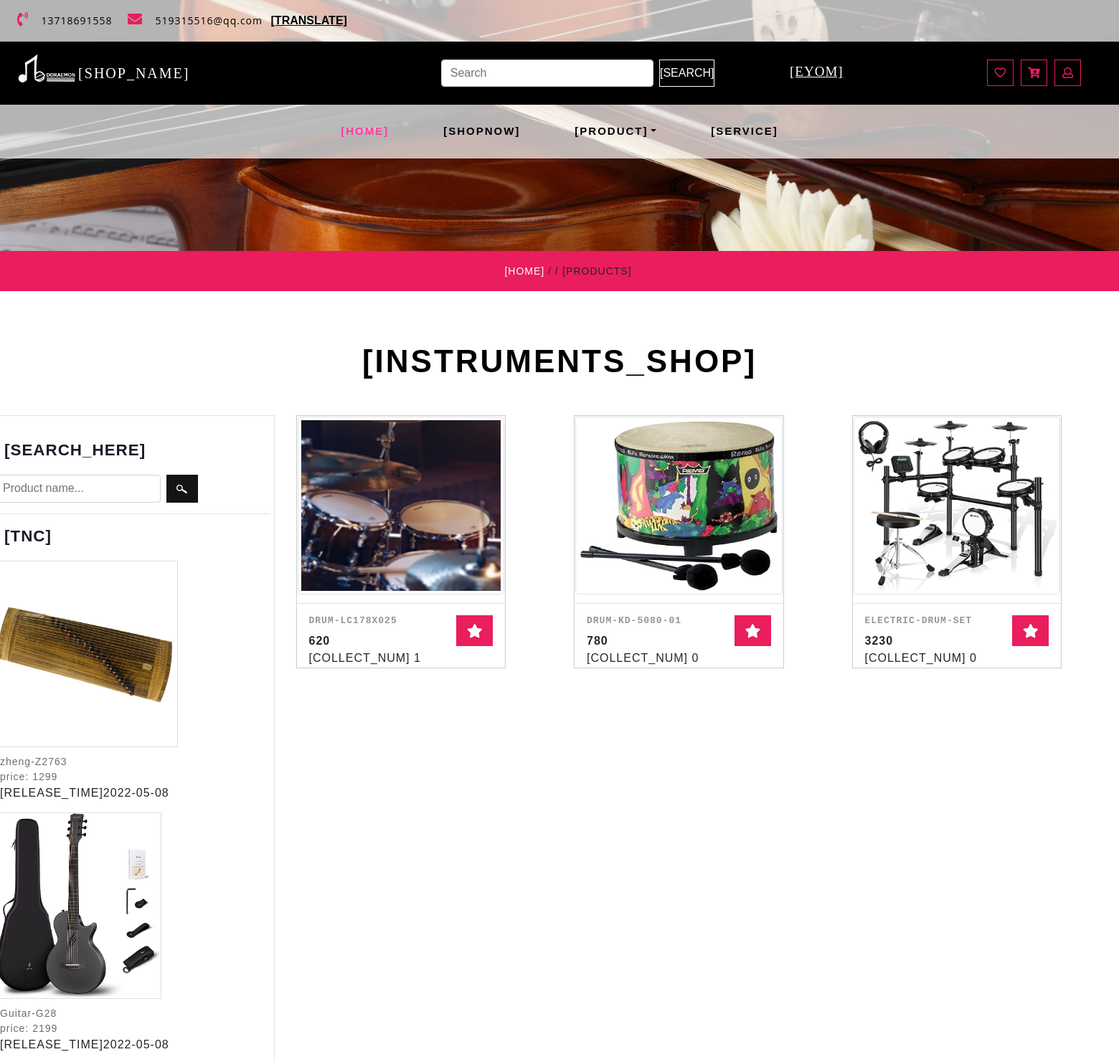
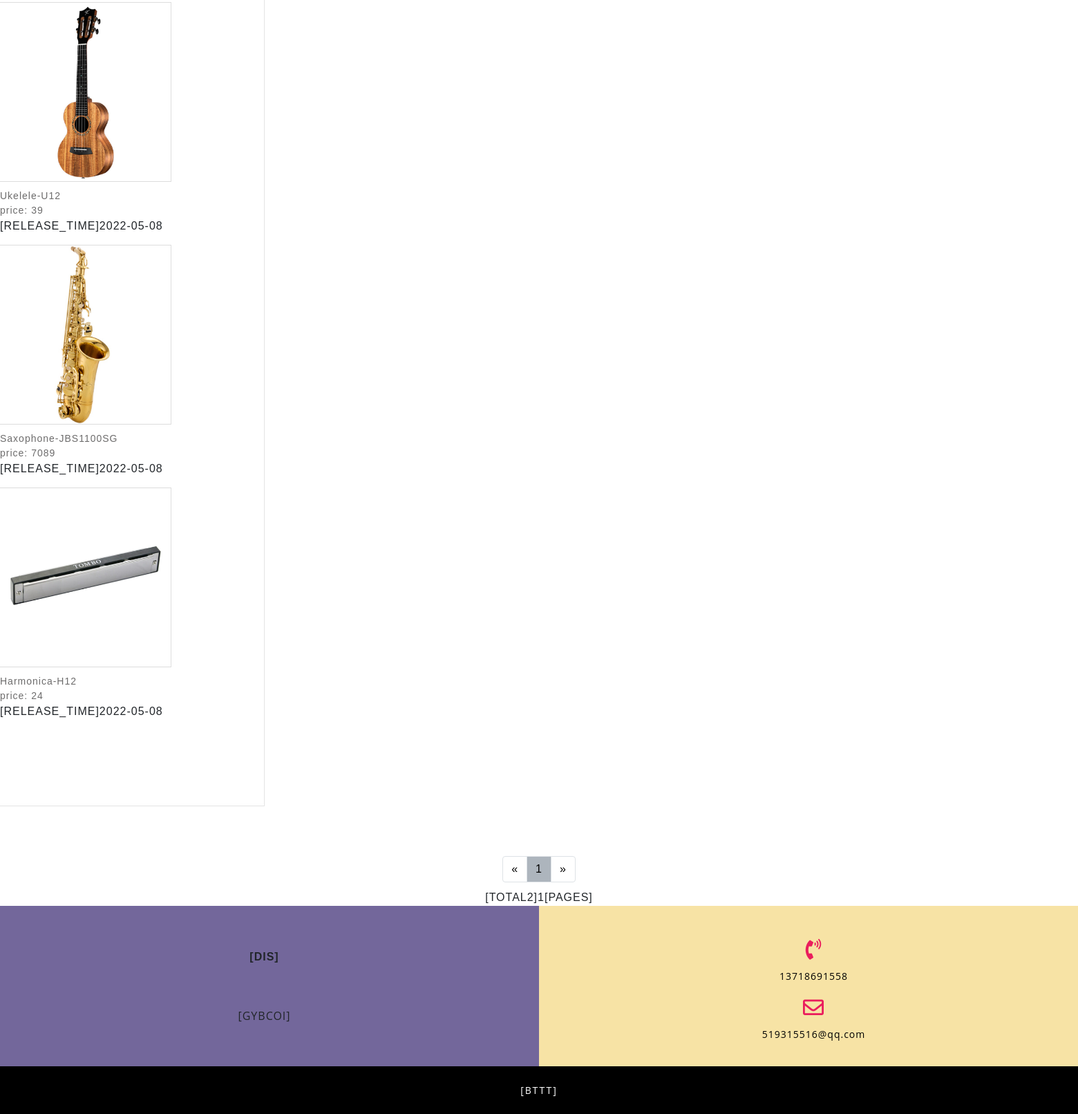
The app's page /product?type=1 with its own data (2 pictures, top to bottom).
### app/models.py (models this page shows)
class Commodity(db.Model):
    __tablename__ = "commodity"
    __table_args__ = {'extend_existing': True}
    id = db.Column(db.Integer, primary_key=True, autoincrement=True)
    commodity_name = db.Column(db.String(32), nullable=False)
    name_zh = db.Column(db.String(32), nullable=False)
    release_time = db.Column(db.DateTime, default=datetime.now)
    cargo_quantity = db.Column(db.Integer, nullable=False)
    pic_path1 = db.Column(db.String(64), nullable=True)
    pic_path2 = db.Column(db.String(64), nullable=True)
    pic_path3 = db.Column(db.String(64), nullable=True)
    price = db.Column(db.Integer, nullable=False)
    introduction = db.Column(db.String(64), nullable=True)
    intro_zh = db.Column(db.String(64), nullable=True)
    type = db.Column(db.String(32), nullable=False)
    collect_num = db.Column(db.Integer, default=0)
    is_collect = db.Column(db.Boolean, default=False, nullable=False)
    is_delete = db.Column(db.Boolean, default=False, nullable=False)

### app/routes.py (the view)
@app.route('/product')
def product():
    types = request.args.get('type', None)
    if not types:
        return redirect(url_for('base'))
    if not all_type[types]:
        return redirect(url_for('base'))
    page = request.args.get('page', 1, type=int)
    products = Commodity.query.filter_by(type=all_type[types], is_delete=0).paginate(page,
                                                                                     per_page=5,
                                                                                     error_out=False)
    user_id = session.get('uid')
    for commodity in products.items:
        collections = Collections.query.filter_by(user_id=user_id, commodity_id=commodity.id).first()
        if collections:
            commodity.is_collected = True
        else:
            commodity.is_collected = False
    if islogined():
        authority = session.get('authority')
        user_icon = setIcon()
    else:
        authority = 0
        user_icon = 'NULL'
    new_commodities = Commodity.query.filter(Commodity.is_delete == 0).order_by(Commodity.id.desc()).all()[0:5]
    x = new_commodities
    for a in x:
        a.release_time = a.release_time.strftime('%Y-%m-%d')
    return render_template('product.html', islogin=islogined(), lang=session.get('lang'), products=products,
                           types=change_type(),
                           type_value=change_type().values(),
                           authority=authority, new_commodities=x, icon=user_icon, type=types,
                           user_id=user_id)

### app/functions.py (called while the page is built)
def islogined():
    if session.get('USERNAME'):
        return True
    else:
        return False

### app/routes.py (called while the page is built)
def change_type():
    if session.get('lang') == "zh_CN":
        return all_type_cn
    else:
        return all_type_en

### app/templates/product.html (shortened to what this page needs)
{% extends "base.html" %}
{% block content %}
    <link href="../static/css/paginationbar.css" rel='stylesheet' type='text/css' media="all">
    <link href="../static/css/bootstrap.min.css" rel="stylesheet" type="text/css" media="all">
    <link href="../static/css/fontawesome-all.min.css" rel="stylesheet" type="text/css" media="all">
    <link rel="stylesheet" href="../static/css/shop.css" type="text/css">
    <link rel="stylesheet" type="text/css" href="../static/css/jquery-ui1.css">
    <link href="../static/css/style.css" rel='stylesheet' type='text/css' media="all">
    <div class="inner_page-banner one-img">
    </div>
    <div class="using-border py-3">
        <div class="inner_breadcrumb  ml-4">
            <ul class="short_ls">
                <li>
                    <a href="index" class="i18n" contrastName="HOME">Home</a>
                    <span>/ /</span>
                </li>
                <li class="i18n" contrastName="PRODUCTS">Products</li>
            </ul>
        </div>
    </div>
    <section class="contact py-lg-4 py-md-3 py-sm-3 py-3">
        <div class="container-fluid py-lg-5 py-md-4 py-sm-4 py-3">
            <h3 class="title text-center mb-lg-5 mb-md-4 mb-sm-4 mb-3 i18n" href="index"
                contrastName="INSTRUMENTS_SHOP">Instruments Shop</h3>
            <div class="row">
                <div class="side-bar col-lg-3">
                    <div class="search-hotel">
                        <h3 class="agileits-sear-head i18n" contrastName="SEARCH_HERE">Search Here..</h3>
                        <form class="form-inline my-lg-0" action="{{ url_for('search') }}" method="post">
                            <input class="form-control mr-sm-2" placeholder="Product name..." id="search_result"
                                   name="search_result"><input type="submit" value=" ">
                        </form>
                    </div>
                    <div class="deal-leftmk left-side">
                        <h3 class="agileits-sear-head i18n" contrastName="TNC">The Newest commodities</h3>
                        {% for commodity in new_commodities %}
                            <div class="row special-sec1">
                                <div class="col-xs-4 img-deals">
                                    <img src="{{ commodity.pic_path1 }}" alt="" class="img-fluid">
                                </div>
                                <div class="col-xs-8 img-deal1">
                                    <a href="single/{{ commodity.id }}">
                                        {% if lang == 'zh_CN' %}
                                            {{ commodity.name_zh }}
                                        {% else %}
                                            {{ commodity.commodity_name }}
                                        {% endif %}</a><br>
                                    {% if lang == 'zh_CN' %}
                                        <a href="single/{{ commodity.id }}">价格: {{ commodity.price }}</a><br>
                                    {% else %}
                                        <a href="single/{{ commodity.id }}">price: {{ commodity.price }}</a><br>
                                    {% endif %}
                                    <span class="i18n"
                                          contrastName="RELEASE_TIME">release_time:</span><span>{{ commodity.release_time }}</span>
                                </div>
                            </div>
                        {% endfor %}
                    </div>
                </div>
                <div class="left-ads-display col-lg-9">
                    {% for product in products.items %}
                        <div class="row2">
                            <div class="col-lg-4 col-md-6 col-sm-6 product-men women_two">
                                <div class="product-toys-info">
                                    <div class="men-pro-item">
                                        <div class="men-thumb-item">
                                            <img src="{{ product.pic_path1 }}" class="img-thumbnail img-fluid" alt="">
                                        </div>
                                        <div class="item-info-product">
                                            <div class="info-product-price">
                                                <div class="grid_meta">
                                                    <div class="product_price">
                                                        <h4>
                                                            <a href="single/{{ product.id }}">
                                                                {% if lang == 'zh_CN' %}
                                                                    {{ product.name_zh }}
                                                                {% else %}
                                                                    {{ product.commodity_name }}
                                                                {% endif %}</a>
                                                        </h4>
                                                        <div class="grid-price mt-2">
                                                            <span class="money ">{{ product.price }}</span><br>
                                                            <span class="i18n"
                                                                  contrastName="COLLECT_NUM">collect_num:</span>
                                                            <span id="collect_num{{ product.id }}">{{ product.collect_num }}</span>
                                                        </div>
                                                    </div>
                                                </div>
                                                <div class="toys single-item hvr-outline-out">
                                                    {% if authority != 1 %}
                                                        <button id="button_collect{{ product.id }}"
                                                                class="toys-cart ptoys-cart"
                                                                {% if product.is_collected %}
                                                                style="background: rgb(255, 193, 7)"
                                                                {% else %}
                                                                style="background: #ea1d5d"
                                                                {% endif %}
                                                                onclick=collect("{{ product.id }}")>
                                                            <i class="fas fa-star"></i>
                                                        </button>
                                                    {% endif %}
                                                </div>
                                            </div>
                                        </div>
                                    </div>
                                </div>
                            </div>
                        </div>
                    {% endfor %}
                </div>
            </div>
        </div>
    </section>
    <ul class="pagination-nav">
        <li class="page-item-nav">
            {% if  not products.has_prev %}
                <a class="page-link-nav" href="/product?type={{ type }}&page={{ products.page }}"
                   aria-label="Previous">
            {% endif %}
            <span aria-hidden="true">«</span>
            </a>
        </li>
        <li class="page-item-nav">
            <a class="page-link-nav"
               href="/product?type={{ type }}&page={{ products. page }}"
               style="background: #adb5bd">{{ products. page }}</a>
        </li>
        <li class="page-item-nav">
            {% if not products.has_next %}
                <a class="page-link-nav" href="/product?type={{ type }}&page={{ products.page }}"
                   aria-label="Next">
            {% endif %}
            <span aria-hidden="true">»</span>
            </a>
        </li>
    </ul>
    <ul style="display: flex;justify-content: center">
        <span class="i18n" contrastName="TOTAL2">Total: </span>{{ products.pages }} <span class="i18n"
                                                                                          contrastName="PAGES">pages</span>
    </ul>
    <section class="subscribe">
        <div class="container-fluid">
            <div class="row">
                <div class="col-lg-6 col-md-6 map-info-right px-0 text-center">
                    <div class="address-gried-2">
                        <b class="i18n" contrastName="DIS">Doraemon Instrument Store</b>
                        <p class="i18n" contrastName="GYBCOI">
                        </p>
                    </div>
                </div>
                <div class="col-lg-6 col-md-6 address-w3l-right text-center">
                    <div class="address-gried mt-3">
                        <span class="fas fa-phone-volume"></span>
                        <p> 13718691558<br></p>
                    </div>
                    <div class=" address-gried mt-3">
                        <span class="far fa-envelope"></span>
                        <p><a href="mailto:info@example.com">519315516@qq.com</a>
                        </p>
                    </div>
                </div>
            </div>
        </div>
    </section>
    <footer class="py-lg-4 py-md-3 py-sm-3 py-3 text-center">
        <div class="copy-agile-right">
            <p class="i18n" contrastName="BTTT">Back to the top</p>
        </div>
    </footer>
{% endblock %}

### app/static/css/paginationbar.css (style rules this page uses)
.page-link-nav { position: relative; display: block; padding: 0.5rem 0.75rem; margin-left: -1px; line-height: 1.25; color: black; background-color: #fff; border: 1px solid #dee2e6; }
.pagination-nav { display: -webkit-box; display: -ms-flexbox; display: flex; padding-left: 0; list-style: none; border-radius: 0.25rem; justify-content: center; margin-bottom: 10px; }
.page-item-nav:first-child .page-link-nav { margin-left: 0; border-top-left-radius: 0.25rem; border-bottom-left-radius: 0.25rem; }
.page-item-nav:last-child .page-link-nav { border-top-right-radius: 0.25rem; border-bottom-right-radius: 0.25rem; }

### app/static/css/shop.css (style rules this page uses)
.toys-cart { font-size: 1em; color: #fff; margin: 0; text-decoration: none; text-transform: capitalize; border: none; background: none; outline: none; -webkit-transition: .5s all; -moz-transition: .5s all; transition: .5s all; padding:5px 7px; }
.men-pro-item { position: relative; }
.img-deals img { width: 100%; border: 1px solid #ddd; }
span.money { font-size: 1em; font-weight: 700; }
.product-toys-info { border: 1px solid #ccc; padding: 1px; }
.search-hotel form input[type="submit"] { background: url(../image/search.png) no-repeat 7px 6px #151414; width: 44px; height: 39px; border: none; padding: 0; margin-top: 0; }
h3.agileits-sear-head { color: #181c27; margin-bottom: 20px; margin-left: 15px; font-size: 1.4em; font-weight: 600; }
.search-hotel { padding: 15px 0; border-bottom: 1px solid #e5e3db; }
.side-bar { max-width: 30%; padding: 20px 5px; border: 1px solid #e4e4e4; }
.product-men.women_two { margin-bottom: 12px; }
.left-side { margin-top: 18px; overflow: auto; }
.img-deal1 { padding: 0 .5em; margin-top: 10px; }
.img-deal1 a { font-size: 14px; color: #6d6c6c; }
.special-sec1 { margin-top: 15px; margin-left: 1px; margin-right: 1px; width: calc(100% - 130px); }
.men-thumb-item { text-align: center; position: relative; }
.item-info-product { text-align: center; }
.item-info-product h4 a { color: #080808; font-size: 15px; letter-spacing: 1px; text-transform: uppercase; font-weight: 700; }
.info-product-price { margin: 12px 0; }
.product-men img { width: 100%; height: 60%; }
.grid_meta { float: left; width: 80%; text-align: left; }
.info-product-price { margin: 12px 0; padding: 1em; border-top: 1px solid #ddd; }
button.toys-cart { font-size: 1.2em; color: #fff; border:none; text-align: center; border-left:none!important; background: none; background: #ea1d5d; width:20%; padding:12px 0px }
.product_price h4 a { color: #959596; font-size:13px; font-family: 'Inconsolata', monospace; }

### records on screen
Commodity: pic_path1 (picture), commodity_name "zheng-Z2763", price "1299", release_time "2022-05-08"
Commodity: pic_path1 (picture), commodity_name "Guitar-G28", price "2199", release_time "2022-05-08"
Commodity: pic_path1 (picture), commodity_name "Ukelele-U12", price "39", release_time "2022-05-08"
Commodity: pic_path1 (picture), commodity_name "Saxophone-JBS1100SG", price "7089", release_time "2022-05-08"
Commodity: pic_path1 (picture), commodity_name "Harmonica-H12", price "24", release_time "2022-05-08"
Commodity: pic_path1 (picture), commodity_name "DRUM-LC178X025", price "620", collect_num "1"
Commodity: pic_path1 (picture), commodity_name "DRUM-KD-5080-01", price "780", collect_num "0"
Commodity: pic_path1 (picture), commodity_name "ELECTRIC-DRUM-SET", price "3230", collect_num "0"

### other values on screen
{{ products. page }} "1"
{{ products.pages }} "1"
